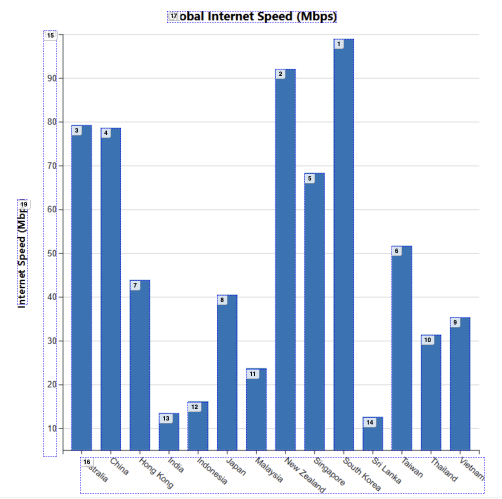
#> input picture client/src/pages/api/temp/chart.png, 1004 x 997 px (shown at 1/2 size)
$ python -i openCVdetectBar.py   (imports and definitions only)
#> lines starting #> are read from the running program, lines starting #| are printed output that depends on the picture; after the words box and inside, x2 and y2 are one past the last pixel; in counts of white or black regions, pixels touching at a corner belong together
#> further down, picture is the input picture: shape (997, 1004, 3); mean B, G, R 235.9, 220.2, 208.7
import cv2
import numpy as np

# [139 lines left out: functions detect_text_boxes, group_boxes_by_alignment, unify_component_bounding_box, detect_title, detect_axes_and_title_with_legends, not called in this run]


import cv2
import numpy as np

def detect_legend_items(image: np.ndarray):
    height, width = image.shape[:2]
#> height = 997; width = 1004
    legend_region = image[0:int(height * 0.3), int(width * 0.7):width]
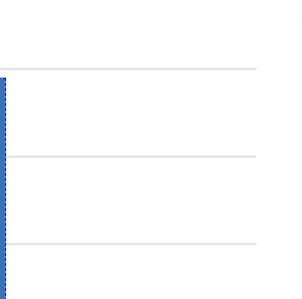
#> legend_region: shape (299, 302, 3); mean B, G, R 253.5, 252.2, 251.5

    hsv = cv2.cvtColor(legend_region, cv2.COLOR_BGR2HSV)
#> hsv: shape (299, 302, 3); mean H, S, V 4, 2.6, 253.5

    # Create a mask for non-white regions (likely color patches)
    lower = np.array([0, 50, 50])  # adjust as needed
    upper = np.array([180, 255, 255])
    color_mask = cv2.inRange(hsv, lower, upper)
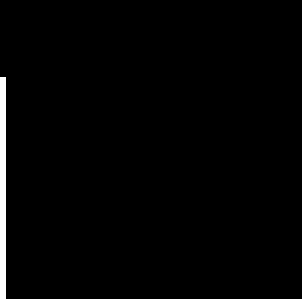
#> color_mask: shape (299, 302); 1.5% white; 1 white region, box (x1, y1, x2, y2) and area: (0, 77, 6, 299) 1332

    # Morphological clean-up
    kernel = cv2.getStructuringElement(cv2.MORPH_RECT, (3, 3))
    color_mask = cv2.morphologyEx(color_mask, cv2.MORPH_OPEN, kernel, iterations=1)

    # Detect contours for color patches
    contours, _ = cv2.findContours(color_mask, cv2.RETR_EXTERNAL, cv2.CHAIN_APPROX_SIMPLE)
#> contours = [[[0, 77], [0, 298], [5, 298], [5, 77]]]

    patches = []
    for cnt in contours:
        x, y, w, h = cv2.boundingRect(cnt)
        area = w * h
        if 10 < area < 5000:
            patches.append((x, y, w, h))
#> this loop made 1 pass
#> (cnt, x, y, w, h, area) on pass 1: ([[0, 77], [0, 298], [5, 298], [5, 77]], 0, 77, 6, 222, 1332)
#> after the loop, patches = [(0, 77, 6, 222)]

    # Detect text boxes in legend region
    gray = cv2.cvtColor(legend_region, cv2.COLOR_BGR2GRAY)
    text_thresh = cv2.adaptiveThreshold(
        gray, 255, cv2.ADAPTIVE_THRESH_GAUSSIAN_C,
        cv2.THRESH_BINARY_INV, 15, 4
    )
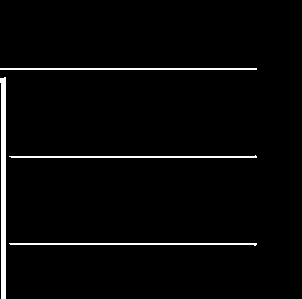
#> text_thresh: shape (299, 302); 2.9% white; 4 white regions, box (x1, y1, x2, y2) and area: (0, 77, 6, 299) 1112, (0, 68, 257, 70) 514, (9, 243, 257, 246) 497, (9, 155, 257, 158) 495
    closed = cv2.morphologyEx(text_thresh, cv2.MORPH_CLOSE, kernel, iterations=1)
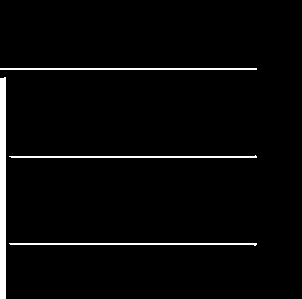
#> closed: shape (299, 302); 3.1% white; 4 white regions
    text_contours, _ = cv2.findContours(closed, cv2.RETR_EXTERNAL, cv2.CHAIN_APPROX_SIMPLE)
#> text_contours = 4 contours; box (x1, y1, x2, y2) and area: (0, 77, 6, 299) 1102, (0, 68, 257, 70) 256, (9, 243, 257, 246) 248, (9, 155, 257, 158) 246

    text_boxes = []
    for cnt in text_contours:
        x, y, w, h = cv2.boundingRect(cnt)
        if w > 5 and h > 5:
            text_boxes.append((x, y, w, h))
#> this loop made 4 passes
#> (x, y, w, h) on passes 1 to 3: (9, 243, 248, 3), (9, 155, 248, 3), (0, 77, 6, 222)
#> (cnt, x, y, w, h) on pass 4: ([[0, 68], [0, 69], [256, 69], [256, 68]], 0, 68, 257, 2)
#> after the loop, text_boxes = [(0, 77, 6, 222)]

    # Pair color patches with nearest text boxes
    legend_items = []
    offsetX = int(width * 0.7)
#> offsetX = 702

    for patch in patches:
        px, py, pw, ph = patch
        patch_center_y = py + ph // 2

        nearest_text = None
        min_dist = float('inf')
        for tx, ty, tw, th in text_boxes:
            if abs((ty + th // 2) - patch_center_y) < 15 and tx > px:
                dist = tx - (px + pw)
                if 0 < dist < min_dist:
                    nearest_text = (tx, ty, tw, th)
                    min_dist = dist

        if nearest_text:
            tx, ty, tw, th = nearest_text
            minX = min(px, tx)
            minY = min(py, ty)
            maxX = max(px + pw, tx + tw)
            maxY = max(py + ph, ty + th)

            # Sample color at patch center
            patch_color_bgr = image[py + ph // 2, px + pw // 2 + offsetX]
            color_hex = "#{:02x}{:02x}{:02x}".format(*patch_color_bgr[::-1])

            legend_items.append({
                "label": "series-legend-item",
                "rectangular": {
                    "xmin": int(minX + offsetX),
                    "ymin": int(minY),
                    "xmax": int(maxX + offsetX),
                    "ymax": int(maxY)
                },
                "color": color_hex
            })
#> this loop made 1 pass
#> (px, py, pw, ph, patch_center_y) on pass 1: (0, 77, 6, 222, 188)
#> after the loop, legend_items = []

    return { "regions": legend_items }

import cv2
import numpy as np
import json

# [90 lines left out: functions detect_specific_color_region, detect_multiple_colors, not called in this run]

>>> import cv2
>>> picture = cv2.imread('../client/src/pages/api/temp/chart.png')
>>> result = detect_legend_items(picture)
#> result = {'regions': []}
